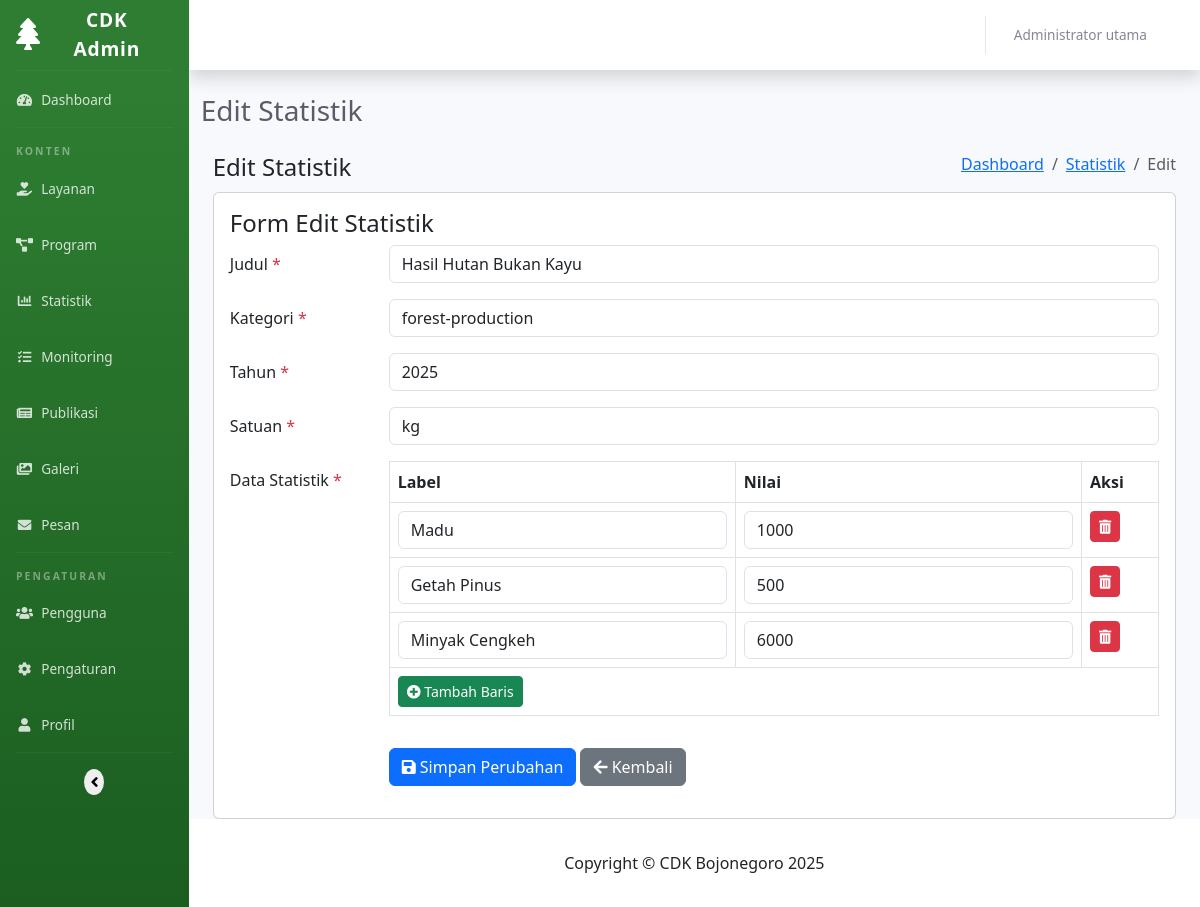
The page /admin/modules/statistik/edit.php?id=3 (signed in) on the database as committed earlier.
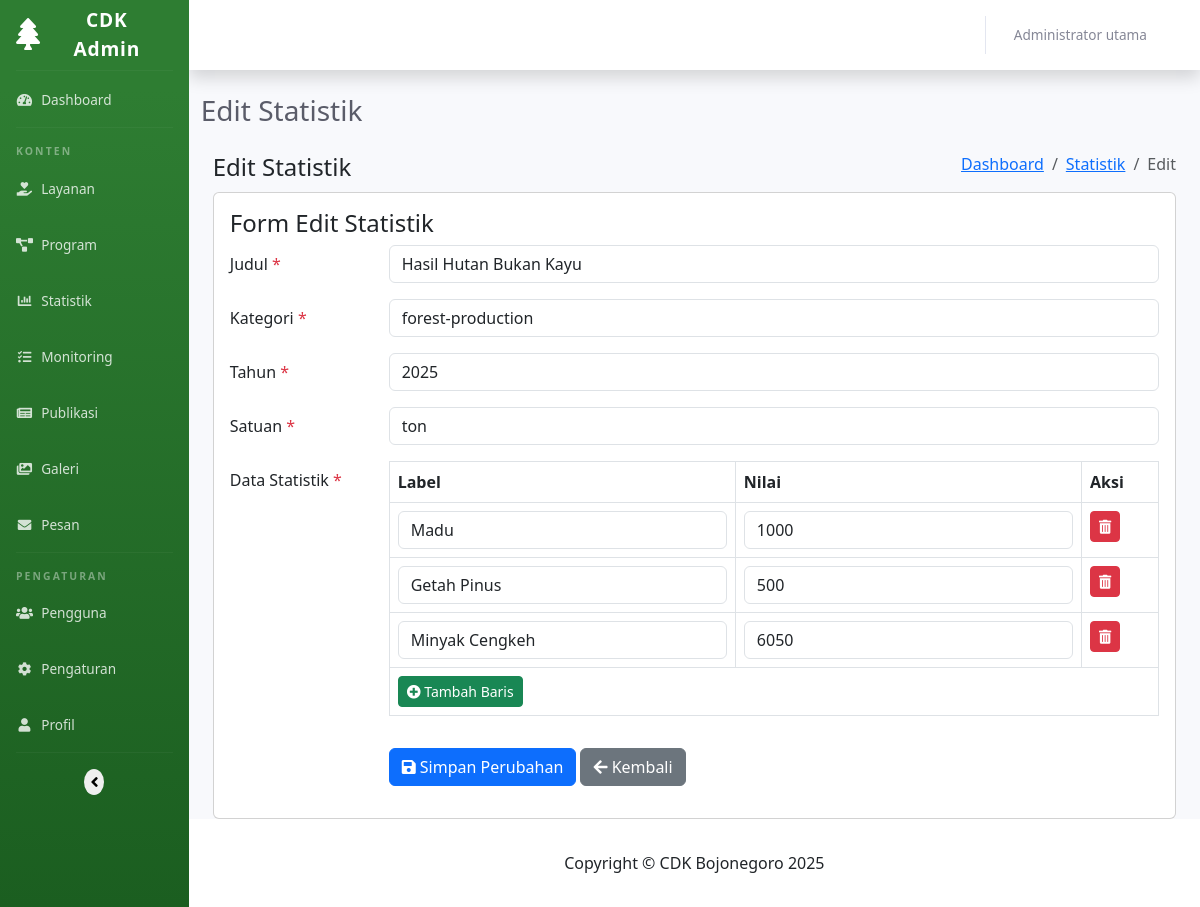
The same page on the database as committed later.
### tables this page shows
CREATE TABLE `statistics`  (
  `id` int(0) NOT NULL AUTO_INCREMENT,
  `title` varchar(100) NOT NULL,
  `category` varchar(50) NOT NULL,
  `year` int(0) NOT NULL,
  `unit` varchar(50) NULL DEFAULT NULL,
  `data_json` json NOT NULL,
  `created_at` timestamp(0) NULL DEFAULT CURRENT_TIMESTAMP(0),
  `updated_at` timestamp(0) NULL DEFAULT CURRENT_TIMESTAMP(0) ON UPDATE CURRENT_TIMESTAMP(0),
  PRIMARY KEY (`id`) USING BTREE
);

### admin/modules/statistik/edit.php (the view, shortened to what the changed rows need)
<?php
require_once BASE_PATH . '/includes/config.php';
$id = (int) $_GET['id'];
try {
    $stmt = $pdo->prepare("SELECT * FROM statistics WHERE id = ?");
    $stmt->execute([$id]);
    $statistic = $stmt->fetch(PDO::FETCH_ASSOC);
    $data_json = json_decode($statistic['data_json'], true);
    $labels = $data_json['labels'] ?? [];
    $data = $data_json['data'] ?? [];
} catch (PDOException $e) {
    $_SESSION['error_message'] = 'Error: ' . $e->getMessage();
    header('Location: index.php');
    exit;
}
$title = $statistic['title'];
$category = $statistic['category'];
$year = $statistic['year'];
$unit = $statistic['unit'] ?? '';
include_once ADMIN_PATH . '/includes/header.php';
?>
<div class="content-wrapper">
    <div class="container-fluid">
        <div class="row">
            <div class="col-12">
                <div class="card">
                    <div class="card-body">
                        <form method="post" action="" id="statisticForm">
                            <div class="mb-3 row">
                                <div class="col-md-10">
                                    <input type="text" class="form-control" id="title" name="title"
                                        value="<?php echo htmlspecialchars($title); ?>" required>
                                </div>
                            </div>
                            <div class="mb-3 row">
                                <div class="col-md-10">
                                    <input type="text" class="form-control" id="category" name="category"
                                        value="<?php echo htmlspecialchars($category); ?>" required>
                                </div>
                            </div>
                            <div class="mb-3 row">
                                <div class="col-md-10">
                                    <input type="number" class="form-control" id="year" name="year" min="2000"
                                        max="2100" value="<?php echo $year; ?>" required>
                                </div>
                            </div>
                            <div class="mb-3 row">
                                <div class="col-md-10">
                                    <input type="text" class="form-control" id="unit" name="unit"
                                        value="<?php echo htmlspecialchars($unit); ?>"
                                        placeholder="Contoh: Ha, Ton, Orang, dll" required>
                                </div>
                            </div>
                            <div class="mb-3 row">
                                <div class="col-md-10">
                                    <div class="table-responsive">
                                        <table class="table table-bordered" id="dataTable">
                                            <thead>
                                                <tr>
                                                    <th width="45%">Label</th>
                                                    <th width="45%">Nilai</th>
                                                    <th width="10%">Aksi</th>
                                                </tr>
                                            </thead>
                                            <tbody>
                                                <?php if (!empty($labels) && !empty($data)): ?>
                                                    <?php foreach ($labels as $index => $label): ?>
                                                        <tr>
                                                            <td>
                                                                <input type="text" class="form-control" name="labels[]"
                                                                    value="<?php echo htmlspecialchars($label); ?>" required>
                                                            </td>
                                                            <td>
                                                                <input type="number" class="form-control" name="data[]"
                                                                    value="<?php echo $data[$index]; ?>" required>
                                                            </td>
                                                            <td>
                                                                <button type="button"
                                                                    class="btn btn-danger btn-sm btn-remove-row">
                                                                    <i class="fas fa-trash-alt"></i>
                                                                </button>
                                                            </td>
                                                        </tr>
                                                    <?php endforeach; ?>
                                                <?php endif; ?>
                                            </tbody>
                                        </table>
                                    </div>
                                </div>
                            </div>
                        </form>
                    </div>
                </div>
            </div>
        </div>
    </div>
</div>
<?php
include_once ADMIN_PATH . '/includes/footer.php';
?>

Rows that differ between the two databases and show on the page:
changed statistics "Hasil Hutan Bukan Kayu": unit "kg" → "ton"; data_json "6000" → "6050"
